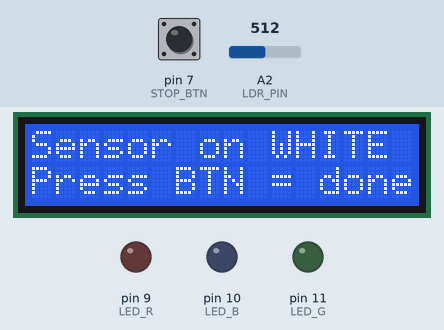
This sketch was run on a simulated Arduino Uno, built with avr-gcc and run on an emulated ATmega328P. On the bench: 16×2 character LCD, output pins drawn as LEDs (lit = HIGH). Inputs (shaded band) come from the test bench; at power-on: pin 7 (STOP_BTN) HIGH, A2 (LDR_PIN) = 512. What the sketch prints to the serial monitor is not drawn.

Above: at 0.1 s.
At 3.8 s:
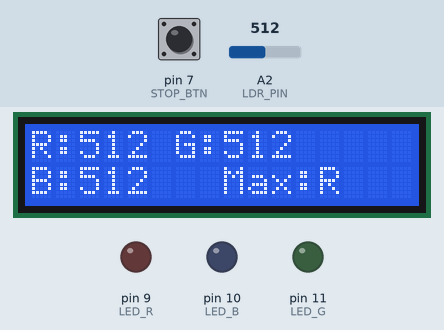
3.9 s: pin 7 (STOP_BTN) pulled LOW for 0.15 s
At 4.5 s:
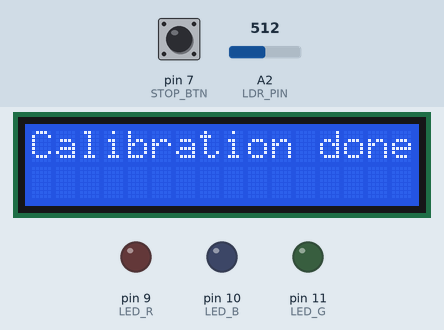
Timing chart, 0 to 6.9 s (numbered marks = the images above; inputs shaded):
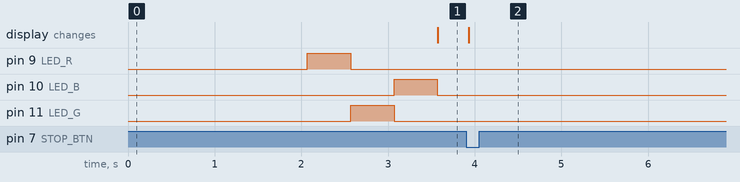

Measured:
- after the input at 3.9 s, pin 9 (LED_R), pin 10 (LED_B), pin 11 (LED_G): stops changing and stays LOW; the display: changes at once (image 2)

The sketch:

ManualCalibrate_NoServo.ino
```cpp
/*
  Manual calibration of the LDR + tri-colour LED colour sensor (no servo / base motor).
  Place the sensor over the white patch by hand before running.

  ASSUMED WIRING (change the pins below to match your kit):
    Tri-colour LED  : R -> D7, G -> D8, B -> D9  (each colour in series with its own potentiometer)
    LDR (divider)   : A0
    Stop push button: D10 to GND (INPUT_PULLUP, pressed = LOW)
    16x2 LCD        : RS=12, E=11, D4=5, D5=4, D6=3, D7=2
*/
#include <LiquidCrystal.h>

// ---------- pins ----------
const int LED_R = 9;
const int LED_G = 11;
const int LED_B = 10;
const int LDR_PIN = A2;
const int STOP_BTN = 7;

// ---------- settings ----------
const int LDR_SETTLE_MS = 500;   // 50-100 ms delay before every LDR read
const int LOOP_DELAY_MS = 600;   // small delay at the end of each iteration

LiquidCrystal lcd(2, 3, 4, 8, 12, 13);

// Shine ONE colour, wait, read the LDR, switch the colour off again
int readColour(int ledPin) {
  digitalWrite(LED_R, LOW);
  digitalWrite(LED_G, LOW);
  digitalWrite(LED_B, LOW);
  digitalWrite(ledPin, HIGH);
  delay(LDR_SETTLE_MS);            // LDR needs time to settle
  int value = analogRead(LDR_PIN);
  digitalWrite(ledPin, LOW);
  return value;
}

// Waits for ms milliseconds; returns true if the stop button was pressed meanwhile
bool waitForStop(int ms) {
  unsigned long start = millis();
  while (millis() - start < (unsigned long)ms) {
    if (digitalRead(STOP_BTN) == LOW) {
      delay(30);                   // debounce
      if (digitalRead(STOP_BTN) == LOW) return true;
    }
  }
  return false;
}

void ManualCalibrate() {
  lcd.clear();
  lcd.print("Sensor on WHITE");
  lcd.setCursor(0, 1);
  lcd.print("Press BTN = done");
  delay(2000);

  while (true) {
    // i. read reflected intensity for R, G, B
    int r = readColour(LED_R);
    int g = readColour(LED_G);
    int b = readColour(LED_B);

    // ii. show on LCD (16x2: R,G on line 1; B and max colour on line 2)
    lcd.clear();
    lcd.setCursor(0, 0);
    lcd.print("R:");  lcd.print(r);
    lcd.print(" G:"); lcd.print(g);

    // iii. maximum reading = minimum intensity -> this is the reference
    int maxVal = min(r, min(g, b));
    char maxCol = (maxVal == r) ? 'R' : (maxVal == g) ? 'G' : 'B';
    lcd.setCursor(0, 1);
    lcd.print("B:");  lcd.print(b);
    lcd.setCursor(8, 1);
    lcd.print("Max:");
    lcd.print(maxCol);

    Serial.print("R:"); Serial.print(r);
    Serial.print("  G:"); Serial.print(g);
    Serial.print("  B:"); Serial.print(b);
    Serial.print("  Max="); Serial.println(maxCol);

    // iv. small delay; stop command exits the loop
    if (waitForStop(LOOP_DELAY_MS)) break;
  }

  lcd.clear();
  lcd.print("Calibration done");
  delay(1500);
}

void setup() {
  pinMode(LED_R, OUTPUT);
  pinMode(LED_G, OUTPUT);
  pinMode(LED_B, OUTPUT);
  pinMode(STOP_BTN, INPUT_PULLUP);
  Serial.begin(9600);
  lcd.begin(16, 2);

  ManualCalibrate();
}

void loop() {
  // rest of your program
}
```
